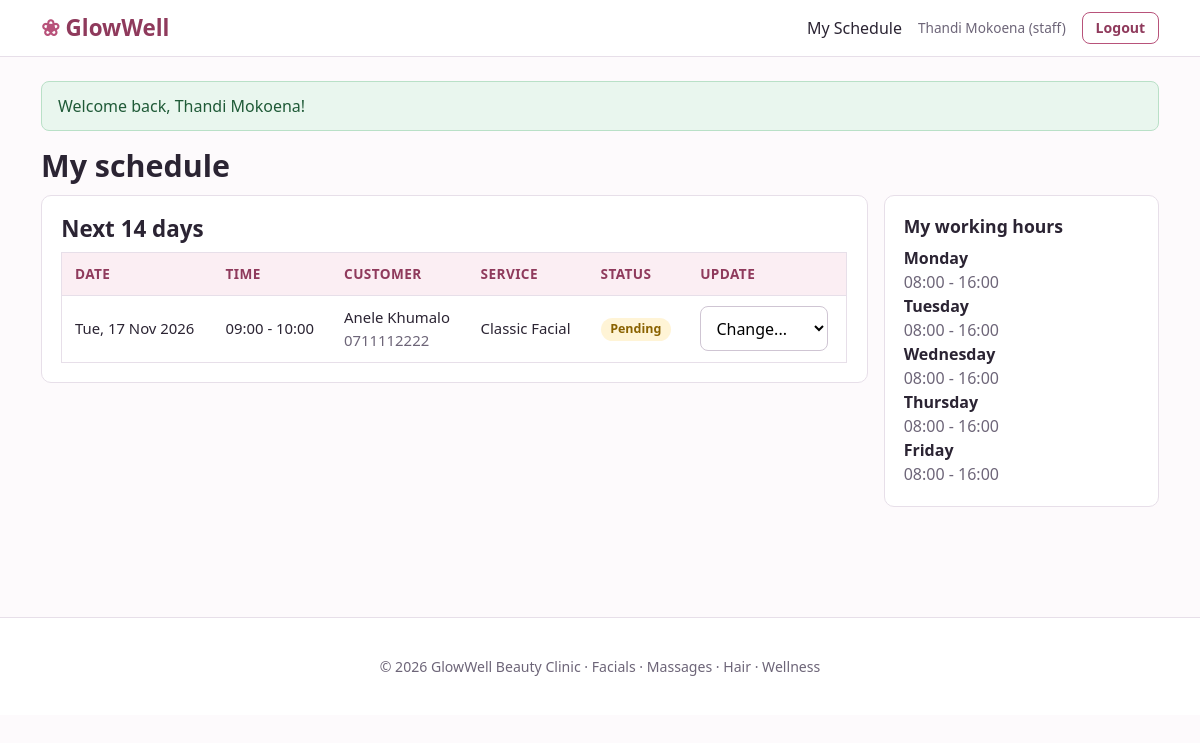
Screenshot of /staff/dashboard.php (signed in) with the database file from the repository.
### tables this page shows
CREATE TABLE appointments (
    appointment_id    INT UNSIGNED AUTO_INCREMENT PRIMARY KEY,
    customer_id       INT UNSIGNED NOT NULL,
    staff_id          INT UNSIGNED NOT NULL,
    service_id        INT UNSIGNED NOT NULL,
    appointment_date  DATE NOT NULL,
    start_time        TIME NOT NULL,
    end_time          TIME NOT NULL,
    status            ENUM('pending','confirmed','completed','cancelled','no_show')
                      NOT NULL DEFAULT 'pending',
    price_charged     DECIMAL(8,2) NOT NULL,
    notes             VARCHAR(255) NULL,
    created_at        TIMESTAMP NOT NULL DEFAULT CURRENT_TIMESTAMP,
     
    active_flag       TINYINT GENERATED ALWAYS AS (IF(status = 'cancelled', NULL, 1)) STORED,
    CONSTRAINT chk_appt_times CHECK (end_time > start_time),
    CONSTRAINT chk_appt_price CHECK (price_charged >= 0),
    CONSTRAINT uq_staff_slot UNIQUE (staff_id, appointment_date, start_time, active_flag),
    CONSTRAINT fk_appt_customer FOREIGN KEY (customer_id)
        REFERENCES customers(customer_id),
    CONSTRAINT fk_appt_staff FOREIGN KEY (staff_id)
        REFERENCES staff(staff_id),
    CONSTRAINT fk_appt_service FOREIGN KEY (service_id)
        REFERENCES services(service_id)
);

CREATE TABLE customers (
    customer_id    INT UNSIGNED AUTO_INCREMENT PRIMARY KEY,
    user_id        INT UNSIGNED NOT NULL UNIQUE,
    first_name     VARCHAR(60) NOT NULL,
    last_name      VARCHAR(60) NOT NULL,
    phone          VARCHAR(20) NOT NULL,
    date_of_birth  DATE NULL,
    notes          VARCHAR(255) NULL,
    CONSTRAINT fk_customer_user FOREIGN KEY (user_id)
        REFERENCES users(user_id) ON DELETE CASCADE
);

CREATE TABLE services (
    service_id        INT UNSIGNED AUTO_INCREMENT PRIMARY KEY,
    category_id       INT UNSIGNED NOT NULL,
    service_name      VARCHAR(100) NOT NULL UNIQUE,
    description       VARCHAR(255) NULL,
    duration_minutes  SMALLINT UNSIGNED NOT NULL,
    price             DECIMAL(8,2) NOT NULL,
    is_active         TINYINT(1) NOT NULL DEFAULT 1,
    CONSTRAINT chk_price CHECK (price >= 0),
    CONSTRAINT chk_duration CHECK (duration_minutes > 0),
    CONSTRAINT fk_service_category FOREIGN KEY (category_id)
        REFERENCES service_categories(category_id)
);

CREATE TABLE staff_schedules (
    schedule_id  INT UNSIGNED AUTO_INCREMENT PRIMARY KEY,
    staff_id     INT UNSIGNED NOT NULL,
    day_of_week  TINYINT UNSIGNED NOT NULL,
    start_time   TIME NOT NULL,
    end_time     TIME NOT NULL,
    CONSTRAINT chk_day CHECK (day_of_week BETWEEN 1 AND 7),
    CONSTRAINT chk_times CHECK (end_time > start_time),
    CONSTRAINT uq_staff_day UNIQUE (staff_id, day_of_week),
    CONSTRAINT fk_sched_staff FOREIGN KEY (staff_id)
        REFERENCES staff(staff_id) ON DELETE CASCADE
);

### staff/dashboard.php (the view, shortened to what this page needs)
<?php
    require_once __DIR__ . '/../includes/functions.php';
    $pdo = db();
    $staffId = staff_id_for_user($pdo, (int)$_SESSION['user_id']);
    $today = date('Y-m-d');
    $st = $pdo->prepare(
        "SELECT a.appointment_id, a.appointment_date, a.start_time, a.end_time, a.status, a.notes,
                sv.service_name, CONCAT(c.first_name, ' ', c.last_name) AS customer, c.phone
        FROM appointments a
        JOIN services sv ON sv.service_id = a.service_id
        JOIN customers c ON c.customer_id = a.customer_id
        WHERE a.staff_id = ? AND a.status <> 'cancelled'
          AND ((a.appointment_date BETWEEN ? AND ?)
               OR (a.appointment_date < ? AND a.status IN ('pending','confirmed')))
        ORDER BY a.appointment_date, a.start_time"
    );
    $st->execute([$staffId, $today, date('Y-m-d', strtotime('+14 days')), $today]);
    $appts = $st->fetchAll();
    $st = $pdo->prepare('SELECT day_of_week, start_time, end_time FROM staff_schedules WHERE staff_id = ? ORDER BY day_of_week');
    $st->execute([$staffId]);
    $hours = $st->fetchAll();
    require __DIR__ . '/../includes/header.php';
?>
<h1>My schedule</h1>
<div class="grid" style="grid-template-columns: 3fr 1fr; align-items:start">
    <div class="card">
        <h2>Next 14 days</h2>
        <?php if (!$appts): ?>
            <p class="muted">You have no appointments in the next two weeks.</p>
        <?php else: ?>
        <div class="table-wrap"><table>
            <thead><tr><th>Date</th><th>Time</th><th>Customer</th><th>Service</th><th>Status</th><th>Update</th></tr></thead>
            <tbody>
            <?php foreach ($appts as $a): ?>
                <tr>
                    <td><?= e(fmt_date($a['appointment_date'])) ?></td>
                    <td><?= e(fmt_time($a['start_time'])) ?> - <?= e(fmt_time($a['end_time'])) ?></td>
                    <td><?= e($a['customer']) ?><br><span class="muted"><?= e($a['phone']) ?></span></td>
                    <td><?= e($a['service_name']) ?><?php if ($a['notes']): ?><br><span class="muted">Note: <?= e($a['notes']) ?></span><?php endif; ?></td>
                    <td><?= status_badge($a['status']) ?></td>
                    <td>
                        <form method="post" class="inline-form">
                            <select name="status" onchange="this.form.submit()" aria-label="Update status" style="width:auto">
                                <option value="">Change...</option>
                            </select>
                        </form>
                    </td>
                </tr>
            <?php endforeach; ?>
            </tbody>
        </table></div>
        <?php endif; ?>
    </div>
    <div class="card">
        <h3>My working hours</h3>
        <?php foreach ($hours as $h): ?>
            <div><strong><?= e(day_name((int)$h['day_of_week'])) ?></strong><br><span class="muted"><?= e(fmt_time($h['start_time'])) ?> - <?= e(fmt_time($h['end_time'])) ?></span></div>
        <?php endforeach; ?>
    </div>
</div>
<?php require __DIR__ . '/../includes/footer.php'; ?>

### includes/functions.php (shortened to what this page needs)
<?php
    function e($value): string {
        return htmlspecialchars((string)$value, ENT_QUOTES, 'UTF-8');
    }
    function fmt_date(string $d): string {
        return date('D, d M Y', strtotime($d));
    }
    function fmt_time(string $t): string {
        return substr($t, 0, 5);
    }
    function status_badge(string $status): string {
        $label = ucwords(str_replace('_', ' ', $status));
        return '<span class="badge badge-' . e($status) . '">' . e($label) . '</span>';
    }
    function day_name(int $n): string {
        $days = [1 => 'Monday', 2 => 'Tuesday', 3 => 'Wednesday', 4 => 'Thursday',
             5 => 'Friday', 6 => 'Saturday', 7 => 'Sunday'];
        return $days[$n] ?? '';
    }

### assets/css/style.css (style rules this page uses)
:root { --rose: #b8527a; --rose-dark: #8f3a5c; --rose-light: #fbeef3; --teal: #2f7d7a; --ink: #2b2433; --muted: #6d6578; --line: #e7dfe9; --bg: #fdfafc; --white: #ffffff; --ok: #2e7d4f; --warn: #b7791f; --bad: #c0392b; --radius: 10px; }
* { box-sizing: border-box; }
body { margin: 0; font-family: "Segoe UI", Roboto, Helvetica, Arial, sans-serif; color: var(--ink); background: var(--bg); line-height: 1.5; }
h1, h2, h3 { line-height: 1.25; margin: 0 0 .6rem; }
h1 { font-size: 1.9rem; }
h2 { font-size: 1.4rem; }
h3 { font-size: 1.1rem; }
.muted { color: var(--muted); }
.card { background: var(--white); border: 1px solid var(--line); border-radius: var(--radius); padding: 1.2rem; margin-bottom: 1.2rem; }
.grid { display: grid; gap: 1rem; }
input[type=text], input[type=email], input[type=password], input[type=date], input[type=time], input[type=number], input[type=tel], select, textarea { width: 100%; padding: .6rem .7rem; border: 1px solid #cfc5d3; border-radius: 8px; font-size: 1rem; background: #fff; font-family: inherit; }
.inline-form { display: inline; }
.table-wrap { overflow-x: auto; }
table { width: 100%; border-collapse: collapse; background: var(--white); border: 1px solid var(--line); border-radius: var(--radius); }
th, td { padding: .65rem .8rem; text-align: left; border-bottom: 1px solid var(--line); font-size: .93rem; vertical-align: middle; }
th { background: var(--rose-light); color: var(--rose-dark); font-size: .85rem; text-transform: uppercase; letter-spacing: .03em; }
.badge { padding: .15rem .6rem; border-radius: 20px; font-size: .78rem; font-weight: 600; display: inline-block; }
.badge-pending { background: #fff4d6; color: #8a6200; }

### rows the page displays
appointments: appointment_date "Tue, 17 Nov 2026", start_time "09:00", end_time "10:00", customer "Anele Khumalo", customer.phone "0711112222", service.service_name "Classic Facial", status "Pending"
staff_schedules: day_of_week "Monday", start_time "08:00", end_time "16:00"
staff_schedules: day_of_week "Tuesday", start_time "08:00", end_time "16:00"
staff_schedules: day_of_week "Wednesday", start_time "08:00", end_time "16:00"
staff_schedules: day_of_week "Thursday", start_time "08:00", end_time "16:00"
staff_schedules: day_of_week "Friday", start_time "08:00", end_time "16:00"

### other values shown
$_SESSION['name'] "Thandi Mokoena"
$role "staff"
$f['msg'] "Welcome back, Thandi Mokoena!"
